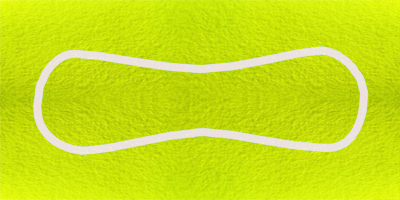
#> input picture tennis.jpg, 400 x 200 px, given in place of the camera
$ python main.py
#> lines starting #> are read from the running program, lines starting #| are printed output that depends on the picture; after the words box and inside, x2 and y2 are one past the last pixel; in counts of white or black regions, pixels touching at a corner belong together
import cv2 as cv
import cv2
import cvzone as cvzone
import numpy as np
import matplotlib.pyplot as plt
import subprocess
import math

from detect_ball import appCalibration

# [199 lines left out: functions calculate_farneback_optical_flow, visualize_flow, compute_rotation_axis, calculate_rotation_angle, angle_between_points, depth_update and 2 more, not called in this run]

def process_frame(frame, mask, prev_center):
    movement_threshold = 5

    # Find contours in the current frame
    imgContours, contours = cvzone.findContours(frame, mask)

    if contours:
        current_center = contours[0]["center"]

        if prev_center is not None:
            distance = np.linalg.norm(np.array(current_center) - np.array(prev_center))

            # Avoid any process if movement is too small
            if distance < movement_threshold:
                return 0, imgContours, contours
            return 1, imgContours, contours
    else:
        return 0, None, None


def main(fifo_file, webcam_flag):

#> called with webcam_flag = 1
    first_frame_flag = True
    first_frame = None

    # Define variable to estimate depth and rotation
    depth_step = 1
    delta_oscillation_min = 2000

    first_ball_center = float()
    first_area = float()
    current_area = float()
    prev_x = float()
    prev_y = float()
    z = 0
    angle = 0

    fixed_keypoints = None # For rotation tracking
    desc = None

    # Find ball color bounds
    # lowBounds, highBounds = appCalibration()
    lowBounds, highBounds = (22, 57, 88), (83, 255, 255)
    orb = cv2.ORB_create()

    # Open the default camera
    cam = cv2.VideoCapture(0)
    if cam.isOpened() is False:
        print("Error with video")
        return

    # Get the default frame width and height
    w = int(cam.get(cv2.CAP_PROP_FRAME_WIDTH))
    h = int(cam.get(cv2.CAP_PROP_FRAME_HEIGHT))


    first_ball_img = None
    ret, frame = cam.read()
#> frame is the input picture: shape (200, 400, 3); mean B, G, R 25.7, 223.6, 200.5

    # h, w, _ = frame.shape
    center = (w // 2, h // 2)

    cv2.namedWindow('windows')
    while True:
        ret, frame = cam.read()

        blurred = cv2.GaussianBlur(frame, (11, 11), 0) # Avoid noises
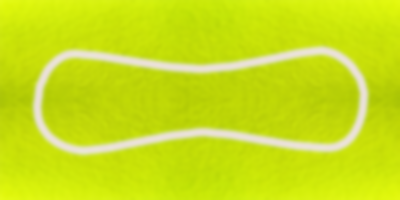
#> blurred: shape (200, 400, 3); mean B, G, R 25.6, 223.6, 200.5
        hsv = cv2.cvtColor(blurred, cv2.COLOR_BGR2HSV) if webcam_flag else cv2.cvtColor(frame, cv2.COLOR_BGR2GRAY)
#> hsv: shape (200, 400, 3); mean H, S, V 33, 226.2, 223.9

        if webcam_flag:
            mask = cv2.inRange(hsv, lowBounds, highBounds)
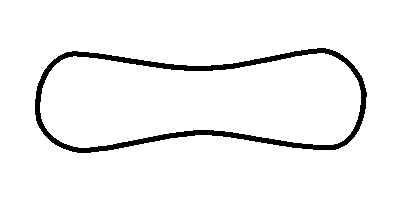
#> mask: shape (200, 400); 95% white; 1 black region, box (x1, y1, x2, y2) and area: (35, 48, 367, 153) 3998
            mask = cv2.erode(mask, None, iterations=2)
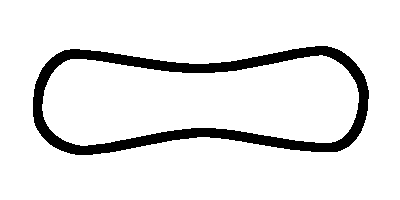
#> mask: shape (200, 400); 90.4% white; 1 black region, box (x1, y1, x2, y2) and area: (33, 46, 369, 155) 7650
            mask = cv2.dilate(mask, None, iterations=2)
#> mask: shape (200, 400); 95% white; 1 black region, box (x1, y1, x2, y2) and area: (35, 48, 367, 153) 4002
        else:
            mask = hsv

        # imgContours, contours = cvzone.findContours(blurred, mask)
        flag, imgContours, contours = process_frame(blurred, mask, center)

        # Process for the first frame
        if first_frame_flag and flag == 1:
            first_frame = imgContours
            fixed_keypoints, desc = orb.detectAndCompute(imgContours, mask=mask)
            if contours:
                first_area = contours[0]["area"]
                first_ball_center = contours[0]["center"]
                current_area = first_area
                prev_x = contours[0]["center"][0]
                prev_y = contours[0]["center"][1]
                first_ball_img = cv2.bitwise_and(blurred, blurred, mask=mask)

            first_frame_flag = False
        elif contours and flag == 1:
            data = calculate_translation_and_depth(contours, prev_x, prev_y, current_area, first_ball_center, w, h, z, delta_oscillation_min, depth_step)
            result = cv2.bitwise_and(blurred, blurred, mask=mask)

            prev_x = data[1]
            prev_y = data[2]
            current_area = data[3]
            z = data[4]

            p1 = np.array(contours[0]["center"])
            p2 = np.array(first_ball_center)

            c = (p1[0] - p2[0], p1[1] - p2[1])
            direction, theta = rotation_process(first_ball_img, result, mask, fixed_keypoints, desc, orb, c, angle)
            print(theta)

            fifo_file.write(str(data[0][0]) + "," + str(data[0][1]) + "," + str(data[0][2]) + "," \
                            + str(theta) + "," + str(direction[0]) + "," + str(direction[1]) + "," + str(direction[2]) + "\n")
            fifo_file.flush()

            angle = theta if theta != 0 else angle # keep angle value which is not equal to 0
            first_ball_center = contours[0]["center"]
            first_ball_img = result

            cv2.circle(imgContours, center, 5, (0, 0, 255), -1)

        cv2.imshow('Img contours', imgContours)
            # cv2.imshow('first_frame', first_frame)
            # cv2.imshow('Camera', blurred)
            # cv2.imshow('Mask', mask)


        if cv2.waitKey(1) == ord('q'):
            break

    cam.release()
    cv2.destroyAllWindows()


FILE_PATH = r"\\wsl$\Ubuntu\home\valentin\m2\geometrie_projective\opengl_scene\fifo_trackball"

# Create fifo to communicates
subprocess.run("wsl rm /home/valentin/m2/geometrie_projective/opengl_scene/fifo_trackball && touch /home/valentin/m2/geometrie_projective/opengl_scene/fifo_trackball")

with open(FILE_PATH, "w") as f:
    wsl_command = "wsl /home/valentin/m2/geometrie_projective/opengl_scene/bin/src_main"
    subprocess.Popen(wsl_command, shell=True)

#> (the run stopped early here; a loop or call above may not have finished)
